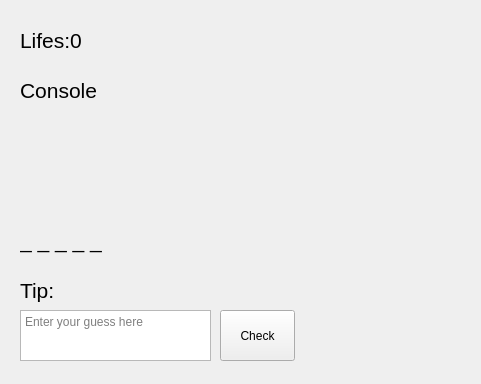
<?xml version="1.0" encoding="UTF-8"?>
<ui version="4.0">
 <class>MainWindow</class>
 <widget class="QMainWindow" name="MainWindow">
  <property name="geometry">
   <rect>
    <x>0</x>
    <y>0</y>
    <width>481</width>
    <height>384</height>
   </rect>
  </property>
  <property name="windowTitle">
   <string>MainWindow</string>
  </property>
  <widget class="QWidget" name="centralwidget">
   <widget class="QPushButton" name="check">
    <property name="geometry">
     <rect>
      <x>220</x>
      <y>310</y>
      <width>75</width>
      <height>51</height>
     </rect>
    </property>
    <property name="text">
     <string>Check</string>
    </property>
   </widget>
   <widget class="QTextEdit" name="input">
    <property name="geometry">
     <rect>
      <x>20</x>
      <y>310</y>
      <width>191</width>
      <height>51</height>
     </rect>
    </property>
    <property name="placeholderText">
     <string>Enter your guess here</string>
    </property>
   </widget>
   <widget class="QLabel" name="lifeLabel">
    <property name="geometry">
     <rect>
      <x>20</x>
      <y>10</y>
      <width>51</width>
      <height>61</height>
     </rect>
    </property>
    <property name="font">
     <font>
      <pointsize>16</pointsize>
     </font>
    </property>
    <property name="text">
     <string>Lifes:</string>
    </property>
   </widget>
   <widget class="QLabel" name="life">
    <property name="geometry">
     <rect>
      <x>70</x>
      <y>10</y>
      <width>71</width>
      <height>61</height>
     </rect>
    </property>
    <property name="font">
     <font>
      <pointsize>16</pointsize>
     </font>
    </property>
    <property name="text">
     <string>0</string>
    </property>
   </widget>
   <widget class="QLabel" name="word">
    <property name="geometry">
     <rect>
      <x>20</x>
      <y>210</y>
      <width>281</width>
      <height>61</height>
     </rect>
    </property>
    <property name="font">
     <font>
      <pointsize>16</pointsize>
     </font>
    </property>
    <property name="text">
     <string>_ _ _ _ _</string>
    </property>
   </widget>
   <widget class="QLabel" name="result">
    <property name="geometry">
     <rect>
      <x>160</x>
      <y>0</y>
      <width>281</width>
      <height>121</height>
     </rect>
    </property>
    <property name="font">
     <font>
      <family>Yu Gothic UI</family>
      <pointsize>36</pointsize>
     </font>
    </property>
    <property name="text">
     <string/>
    </property>
   </widget>
   <widget class="QLabel" name="tipLabel">
    <property name="geometry">
     <rect>
      <x>20</x>
      <y>260</y>
      <width>51</width>
      <height>61</height>
     </rect>
    </property>
    <property name="font">
     <font>
      <pointsize>16</pointsize>
     </font>
    </property>
    <property name="text">
     <string>Tip:</string>
    </property>
   </widget>
   <widget class="QLabel" name="tip">
    <property name="geometry">
     <rect>
      <x>60</x>
      <y>260</y>
      <width>221</width>
      <height>61</height>
     </rect>
    </property>
    <property name="font">
     <font>
      <pointsize>16</pointsize>
     </font>
    </property>
    <property name="text">
     <string/>
    </property>
   </widget>
   <widget class="QLabel" name="hit">
    <property name="geometry">
     <rect>
      <x>20</x>
      <y>60</y>
      <width>281</width>
      <height>61</height>
     </rect>
    </property>
    <property name="font">
     <font>
      <pointsize>16</pointsize>
     </font>
    </property>
    <property name="text">
     <string>Console</string>
    </property>
   </widget>
   <widget class="QLabel" name="errors">
    <property name="geometry">
     <rect>
      <x>20</x>
      <y>120</y>
      <width>281</width>
      <height>61</height>
     </rect>
    </property>
    <property name="font">
     <font>
      <pointsize>16</pointsize>
     </font>
    </property>
    <property name="text">
     <string/>
    </property>
   </widget>
   <widget class="QLabel" name="monkey">
    <property name="geometry">
     <rect>
      <x>250</x>
      <y>0</y>
      <width>201</width>
      <height>361</height>
     </rect>
    </property>
    <property name="text">
     <string/>
    </property>
    <property name="scaledContents">
     <bool>true</bool>
    </property>
   </widget>
  </widget>
 </widget>
 <resources/>
 <connections/>
</ui>
